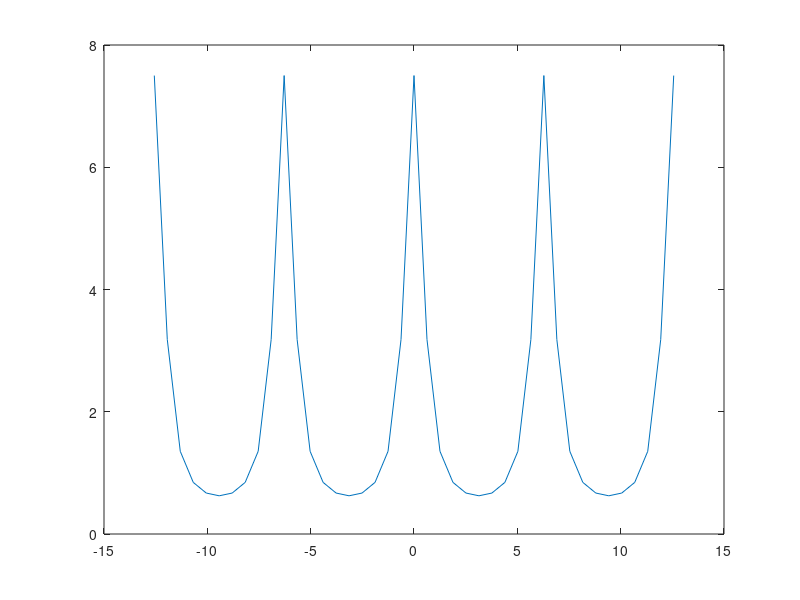
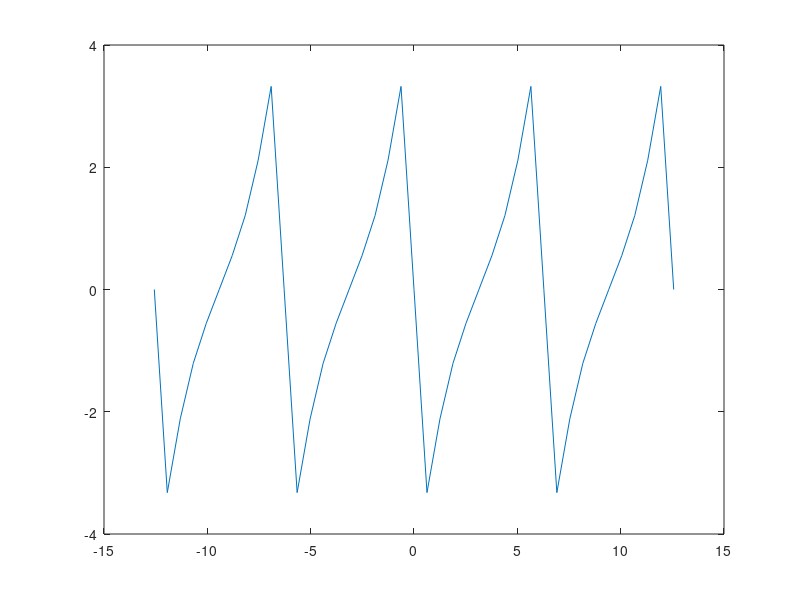
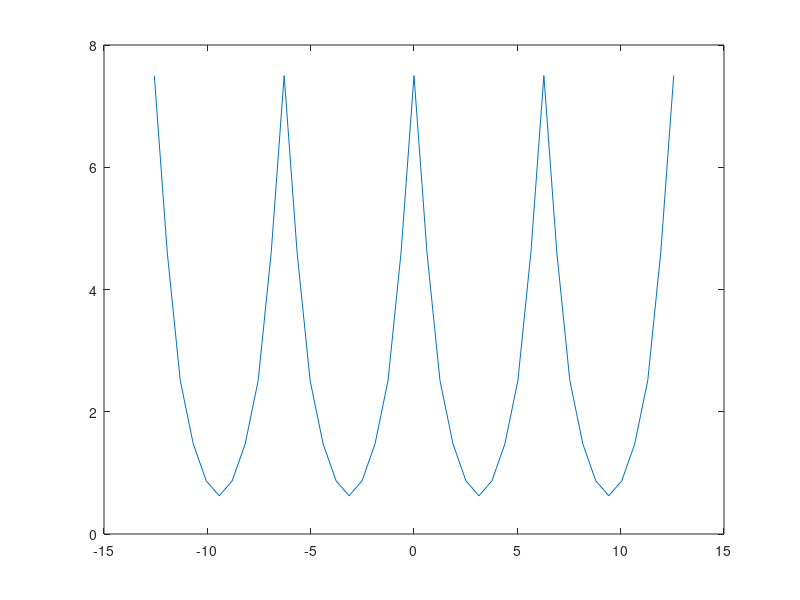

Write MATLAB code to recreate these figures, in order.
clear all;
close all;

domain  = -4*pi : pi/5 : 4*pi;

[resp,range] = freqz([2 1],[1 -0.6],domain);

figure1 = figure('Name','Real Part');

plot(range,real(resp));

figure('Name', 'Imaginary part');

plot(range,imag(resp));

figure('Name', 'Absolute Part');

plot(range,abs(resp));
